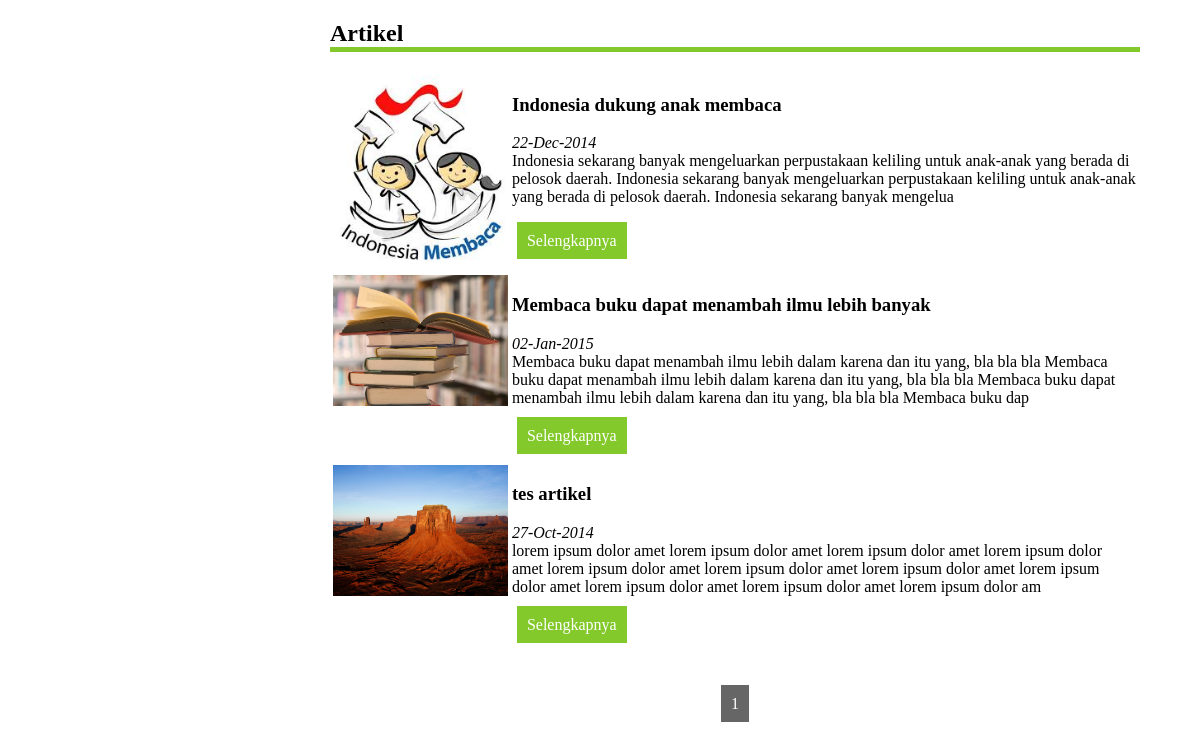
Screenshot of /artikel.php with the database file from the repository.
### tables this page shows
CREATE TABLE IF NOT EXISTS `artikel` (
  `id` int(11) NOT NULL AUTO_INCREMENT,
  `judul` varchar(1000) NOT NULL,
  `gambar` varchar(1000) NOT NULL,
  `isi` text NOT NULL,
  `tanggal` varchar(1000) NOT NULL,
  PRIMARY KEY (`id`)
);

### artikel.php (the view, shortened to what this page needs)
<!DOCTYPE html PUBLIC "-//W3C//DTD XHTML 1.0 Transitional//EN" "http://www.w3.org/TR/xhtml1/DTD/xhtml1-transitional.dtd">
<html xmlns="http://www.w3.org/1999/xhtml">
<head>
<link rel="stylesheet" href="format.css" type="text/css" />
</head>
<body>
<div class="batas">
<div class="isi">
<h2>Artikel</h2>
<table width="100%" border="0">
<?php
$batas=5;
$p=@$_GET['p'];
if(empty($p)){
	$p=1;
}
$of=$batas*($p-1);
$r=mysql_query("select *from artikel order by id desc limit $of,$batas");
$jul=mysql_num_rows($r);
if($jul==0){
	echo"Data tidak ada";
}else{
while($a=mysql_fetch_array($r)){
?>
  <tr>
    <td width="22%" rowspan="2" valign="top"><img src="artikel/<?php echo $a['gambar'];?>" width="100%" /></td>
    <td width="78%" height="20"><h3><?php echo $a['judul'];?></h3>
    <i><?php echo $a['tanggal'];?></i><br />
    <?php echo substr($a['isi'],0,250);?></td>
  </tr>
  <tr>
    <td><p><a href=".?hal=detil_a&id=<?php echo $a['id'];?>" class="tombol">Selengkapnya</a></p></td>
  </tr>
<?php }?>
</table>
<table width="100%" border="0"><tr><td></td></tr></table><br /><br />
<center>
<?php
$y=mysql_query("select *from artikel order by id desc");
$je=mysql_num_rows($y);
$jum=ceil($je/$batas);
for($u=1;$u<=$jum;$u++){
	if($u==$p){
		$cl="p_s";
	}else{
		$cl="p";
	}
?>
<a href=".?hal=artikel&p=<?php echo $u;?>&c=<?php echo $c;?>" class="<?php echo $cl;?>"><?php echo $u;?></a>
<?php }?>
</center>
<?php }?>
</div>
</div>
</body>
</html>

### format.css (style rules this page uses)
body { font-family:Corbel; margin:0px; padding:0px; }
.batas { width:90%; margin:auto; }
h2 { font-size:24px; border-bottom:#83c92b 5px solid; }
.tombol { background:#83c92b; padding:10px; margin:5px; font-size:16px; border:none; text-decoration:none; color:#FFF; }
.isi { width:75%; float:right; }
.p_s { background:#666; padding:10px; margin:5px; color:#FFF; text-decoration:none; }

### rows the page displays
artikel: gambar (picture), judul "Indonesia dukung anak membaca", tanggal "22-Dec-2014", isi "Indonesia sekarang banyak mengeluarkan perpustakaan keliling untuk anak-anak yang berada di pelosok daerah. Indonesia sekarang banyak mengeluarkan perpustakaan keliling untuk anak-anak yang berada di pelosok daerah. Indonesia sekarang banyak mengelua"
artikel: gambar (picture), judul "Membaca buku dapat menambah ilmu lebih banyak", tanggal "02-Jan-2015", isi "Membaca buku dapat menambah ilmu lebih dalam karena dan itu yang, bla bla bla Membaca buku dapat menambah ilmu lebih dalam karena dan itu yang, bla bla bla Membaca buku dapat menambah ilmu lebih dalam karena dan itu yang, bla bla bla Membaca buku dap"
artikel: gambar (picture), judul "tes artikel", tanggal "27-Oct-2014", isi "lorem ipsum dolor amet lorem ipsum dolor amet lorem ipsum dolor amet lorem ipsum dolor amet lorem ipsum dolor amet lorem ipsum dolor amet lorem ipsum dolor amet lorem ipsum dolor amet lorem ipsum dolor amet lorem ipsum dolor amet lorem ipsum dolor am"
